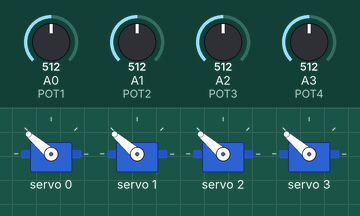
Recording of a sketch running on a simulated Arduino Uno, built with avr-gcc and run on an emulated ATmega328P. Parts: 4 × servo. Inputs (shaded band) come from the test bench; at power-on: A0 (POT1) = 512, A1 (POT2) = 512, A2 (POT3) = 512, A3 (POT4) = 512.

Above: at 1.2 s.
1.3 s: A0 (POT1) set to 716
At 2.0 s:
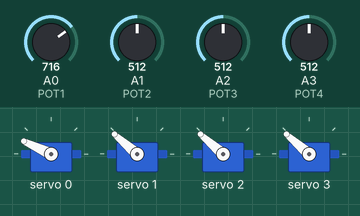
2.8 s: A1 (POT2) set to 716
At 4.0 s:
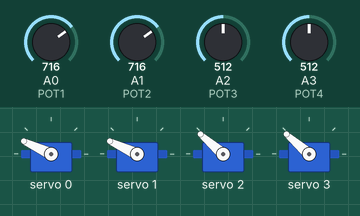
4.3 s: A2 (POT3) set to 716
At 5.4 s:
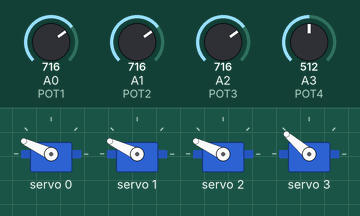
5.8 s: A3 (POT4) set to 716
At 6.5 s:
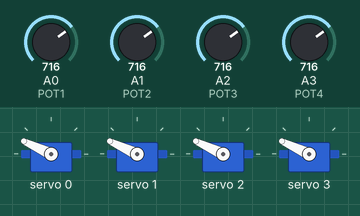
7.3 s: A0 (POT1) set to 480
At 7.7 s:
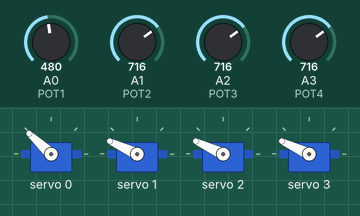
8.8 s: A1 (POT2) set to 480
At 10.0 s:
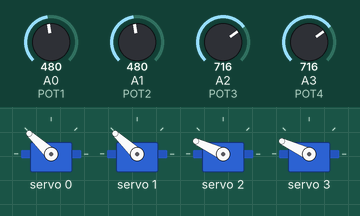
Timing chart, 0 to 11.3 s (numbered marks = the images above; inputs shaded):
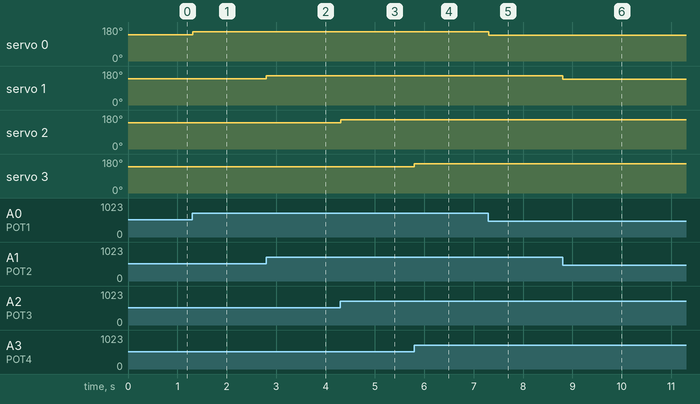

Measured:
- after the input at 1.3 s, servo 0: 139° → 155° at once
- after the input at 2.8 s, servo 1: 139° → 155° at once
- after the input at 4.3 s, servo 2: 139° → 155° at once
- after the input at 5.8 s, servo 3: 139° → 155° at once
- after the input at 7.3 s, servo 0: 155° → 137° at once
- after the input at 8.8 s, servo 1: 155° → 137° at once

The sketch:

prog_1.ino
```cpp
#include <Wire.h>  // Nacteni knihovny pro praci s I2C
#include <Adafruit_PWMServoDriver.h>  // Nacteni knihovny pro praci se servo shieldem PCA9685

Adafruit_PWMServoDriver pwm = Adafruit_PWMServoDriver();  // Vytvoreni objektu pwm pro praci se servo shieldem

#define SERVOMIN  320 // Hodnota odpovidajici natoceni serva do polohy 0°
#define SERVOMAX  490 // Hodnota odpovidajici natoceni serva do polohy 180°
#define SERVO_FREQ 50 // Nastaveni frekvence PWM pro servomotor - 50Hz

// Prirazeni vystupnich pinu k jednotlivym servomotorum
#define SERVO1 0  // Servomotor 1 pripojen na vystup 0
#define SERVO2 1  // Servomotor 2 pripojen na vystup 1
#define SERVO3 2  // Servomotor 3 pripojen na vystup 2
#define SERVO4 3  // Servomotor 4 pripojen na vystup 3
#define SERVO5 4  // Servomotor 5 pripojen na vystup 4
#define SERVO6 5  // Servomotor 6 pripojen na vystup 5

// Prirazeni ovladacich potenciometru ke vstupnim pinum Arduina
#define POT1 A0  // Potenciometr 1 pripojen na analogovy vstup A0
#define POT2 A1  // Potenciometr 2 pripojen na analogovy vstup A1
#define POT3 A2  // Potenciometr 3 pripojen na analogovy vstup A2
#define POT4 A3  // Potenciometr 4 pripojen na analogovy vstup A3

void setup() {
    pwm.begin();  // Start komunikace se servo shieledem
    pwm.setOscillatorFrequency(25000000);  // Kalibrace vnitrniho ocilatoru cipu PCA9685
    pwm.setPWMFreq(SERVO_FREQ);  // Nastaveni frekvence PWM

    delay(10);
}

void loop() {
    int P1 = analogRead(POT1);  // Nacte hodnotu na analogovem pinu, ktera odpovida aktualni poloze natoceni potenciometru v rozsahu 0-1023
    P1 = mMap(P1, 0, 1023, SERVOMIN, SERVOMAX);  // Premapuje rozsah z analogoveho pinu 0-1023 na rozsah ovladani servomotoru SERVOMIN-SERVOMAX
    pwm.setPWM(SERVO1, 0, P1);  // Nastavi hodnotu pro servomotor a ten se podle ni natoci do pozadovane polohy 0-180°

    int P2 = analogRead(POT2);  // Nacte hodnotu na analogovem pinu, ktera odpovida aktualni poloze natoceni potenciometru v rozsahu 0-1023
    P2 = mMap(P2, 0, 1023, SERVOMIN, SERVOMAX);  // Premapuje rozsah z analogoveho pinu 0-1023 na rozsah ovladani servomotoru SERVOMIN-SERVOMAX
    pwm.setPWM(SERVO2, 0, P2);  // Nastavi hodnotu pro servomotor a ten se podle ni natoci do pozadovane polohy 0-180°

    int P3 = analogRead(POT3);  // Nacte hodnotu na analogovem pinu, ktera odpovida aktualni poloze natoceni potenciometru v rozsahu 0-1023
    P3 = mMap(P3, 0, 1023, SERVOMIN, SERVOMAX);  // Premapuje rozsah z analogoveho pinu 0-1023 na rozsah ovladani servomotoru SERVOMIN-SERVOMAX
    pwm.setPWM(SERVO3, 0, P3);  // Nastavi hodnotu pro servomotor a ten se podle ni natoci do pozadovane polohy 0-180°

    int P4 = analogRead(POT4);  // Nacte hodnotu na analogovem pinu, ktera odpovida aktualni poloze natoceni potenciometru v rozsahu 0-1023
    P4 = mMap(P4, 0, 1023, SERVOMIN, SERVOMAX);  // Premapuje rozsah z analogoveho pinu 0-1023 na rozsah ovladani servomotoru SERVOMIN-SERVOMAX
    pwm.setPWM(SERVO4, 0, P4);  // Nastavi hodnotu pro servomotor a ten se podle ni natoci do pozadovane polohy 0-180°
}

// Funkce pro premapovani jednoho rozsahu do druheho.
// Originalni funkce map() nedava vzdy spravne vysledky
long mMap(long x, long in_min, long in_max, long out_min, long out_max)
{
    long in_size = in_max - in_min;
    long out_size = out_max - out_min;
    if( abs(in_size) > abs(out_size) )
    {
        if( in_size < 0 ) in_size--; else in_size++;
        if( out_size < 0 ) out_size--; else out_size++;
    }
    return (x - in_min) * (out_size) / (in_size) + out_min;
}
```
